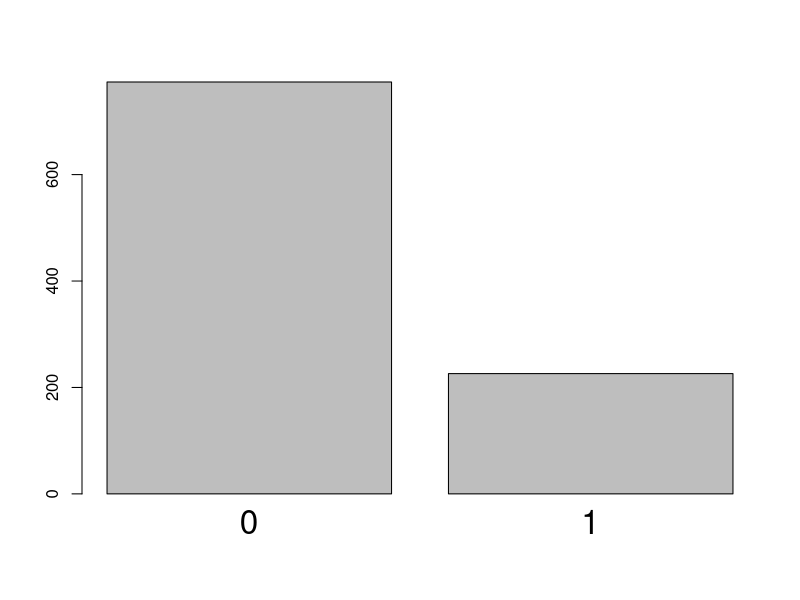
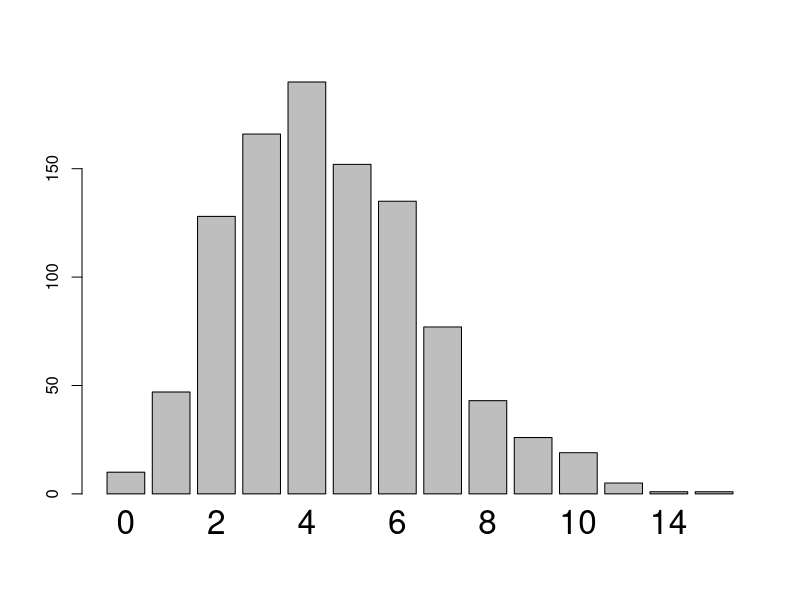
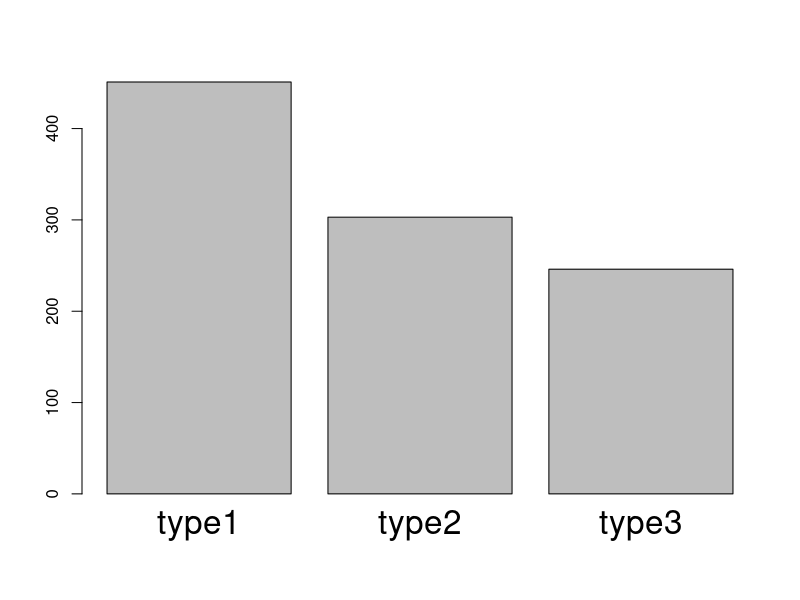
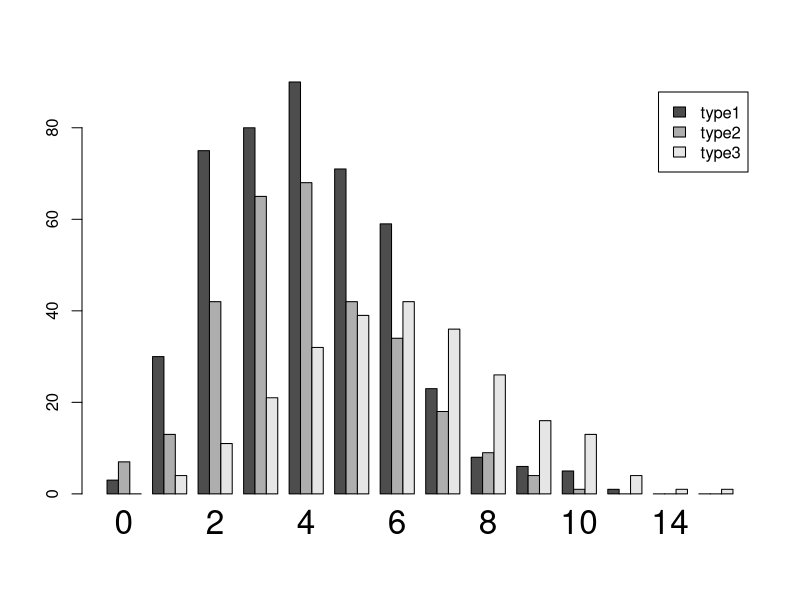
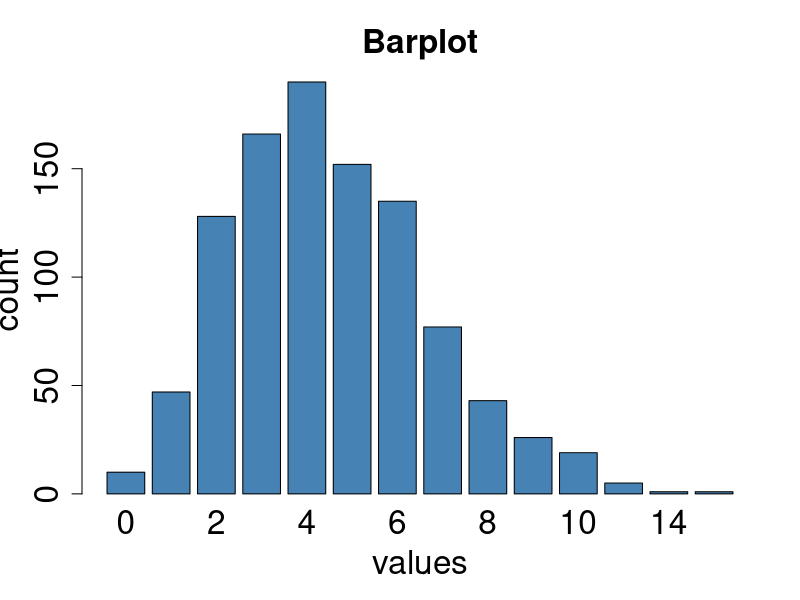
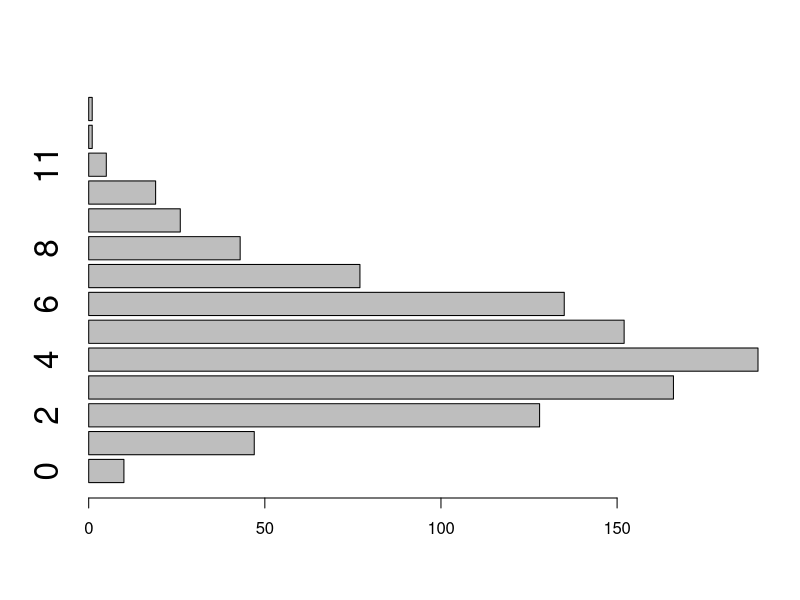
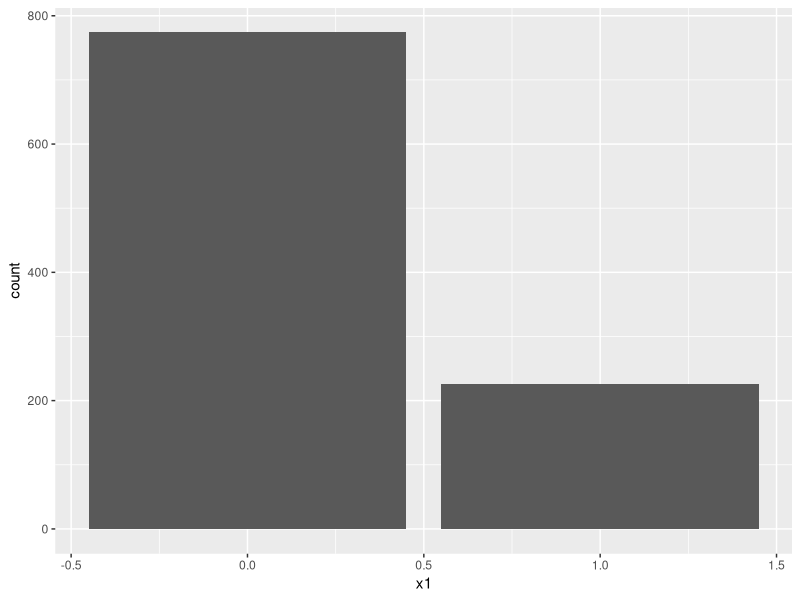
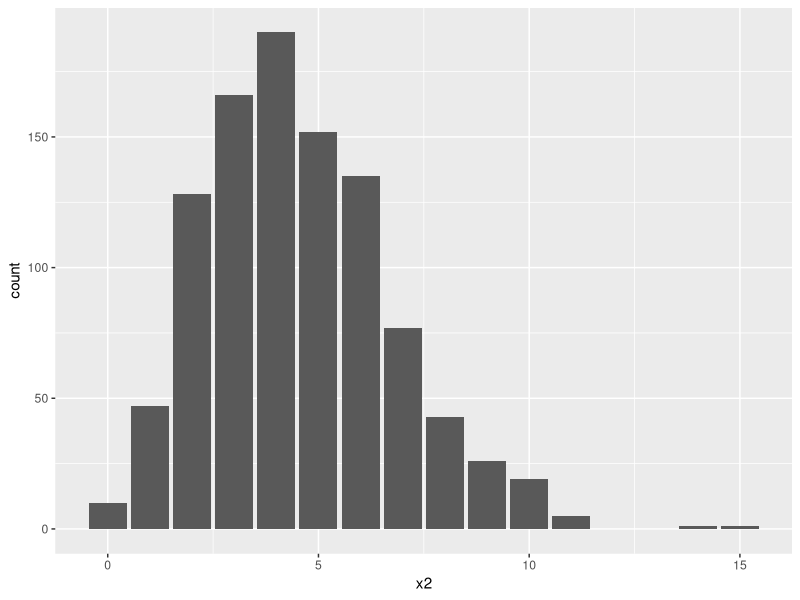

The R script that drew these images, in order:
## ---- chunk 1
knitr::opts_chunk$set(echo = TRUE, fig.width=16, fig.height=9, dpi=150, highlight=T)

require(tidyverse)
require(knitr)
require(gridExtra)
## ---- chunk 2
typesTmp<- paste(sep="","type",1:3)
type<-factor(sample(typesTmp,
                    size=1000,
                    replace=T,
                    prob=c(0.45,0.3,0.25)))
x1<-rbinom(1000,size=1,prob=0.25)
x2<-rpois(1000,lambda=ifelse(type=="type3",6,4))
dat<-data.frame(type,x1,x2)
## ---- chunk 3
barplot(table(dat$x1),cex.names=2)
barplot(table(dat$x2),cex.names=2)
barplot(table(dat$type),cex.names=2)

barplot(table(dat$type,dat$x2),
        beside=T,
        legend.text=levels(dat$type),
        cex.names=2)
## ---- chunk 4
barplot(table(dat$x2),
        col="steelblue",
        xlab="values",
        ylab="count",
        main="Barplot",
        cex.names=2,
        cex.axis=2,
        cex.lab=2,
        cex.main=2)

barplot(table(dat$x2),horiz=T,cex.names=2)
## ---- chunk 5
ggplot(data=dat,mapping=aes(x=x1)) +
  geom_bar()
ggplot(data=dat,mapping=aes(x=x2)) +
  geom_bar()
ggplot(data=dat,mapping=aes(x=type)) +
  geom_bar()

dat %>%
  count(type,x2) %>%
  complete(type,x2,fill=list(n=0)) %>%
  ggplot(mapping=aes(fill=type,y=n,x=x2)) +
  geom_bar(position="dodge",stat="identity") +
  theme(text = element_text(size=20))
## ---- chunk 6
ggplot(data=dat,mapping=aes(x=x2)) + 
  geom_bar() +
  coord_flip() +
  ggtitle("Barplot for variable x2") +
  xlab("values") +
  ylab("count") +
  theme(text = element_text(size=20))
## ---- chunk 7
g1<-qplot(dat$x1,geom="bar")
g2<-qplot(dat$x2,geom="bar")
g3<-qplot(dat$type,geom="bar")

grid.arrange(g1,g2,g3,nrow=1)
## ---- chunk 8
pie(table(dat$type))
## ---- chunk 9
ggplot(dat, mapping=aes(x=factor(1), fill=factor(type))) +
  geom_bar(width = 1) +
  coord_polar("y") + 
  xlab("") +
  theme_void()
## ---- chunk 10
dat<-mutate(dat,
            x3=ifelse(type=="type1",
                      rnorm(500,mean=-2),
                      ifelse(type=="type2",
                             rnorm(500,mean=2),
                             runif(500))))
## ---- chunk 11
hist(dat$x3)
hist(dat$x3,xlab="normal data",main="Histogram",col="grey",breaks=50)
hist(dat$x3,xlab="normal data",main="Histogram",col="grey",freq=F)
hist(dat$x3,xlab="normal data",main="Histogram",col="grey",xlim=c(-10,10))
## ---- chunk 12
ggplot(data=dat,mapping=aes(x=x3)) +
  geom_histogram()

ggplot(data=dat,mapping=aes(x=x3)) +
  geom_histogram(binwidth=0.1)

ggplot(data=dat,mapping=aes(x=x3,stat(density))) +
  geom_histogram(binwidth=0.15)

ggplot(data=dat,mapping=aes(x=x3,stat(density))) +
  geom_histogram(binwidth=0.15) +
  coord_cartesian(xlim = c(-10, 10)) +
  ggtitle("Histogram") +
  theme(text=element_text(size=24))
## ---- chunk 13
par(mfrow=c(1,2))

hist(dat$x3,xlab="normal data",main="Histogram",col="grey",freq=F,breaks=50)
lines(density(dat$x3,bw="SJ"))

h<-hist(dat$x3,breaks=50,plot=F)
col1<-col2rgb("steelblue"); col1<-rgb(col1[1],col1[2],col1[3],alpha=150,maxColorValue=255)
col2<-col2rgb("salmon"); col2<-rgb(col2[1],col2[2],col2[3],alpha=150,maxColorValue=255)
col3<-col2rgb("orange"); col3<-rgb(col3[1],col3[2],col3[3],alpha=150,maxColorValue=255)
hist(dat$x3[dat$type=="type1"],xlab="x3",main="",col=col1,breaks=h$breaks,ylim=range(h$counts))
hist(dat$x3[dat$type=="type2"],col=col2,breaks=h$breaks,add=T)
hist(dat$x3[dat$type=="type3"],col=col3,breaks=h$breaks,add=T)
legend(x="topright",col=c("steelblue","salmon","orange"),pch=15,cex=2,legend=levels(dat$type),bty="n")
## ---- chunk 14
g1<-ggplot(data=dat,mapping=aes(x=x3,stat(density))) +
  geom_histogram(binwidth=0.15) +
  geom_density(bw="SJ",col="blue",lwd=1)

g2<-ggplot(data=dat,mapping=aes(x=x3,fill=type)) +
  geom_histogram(binwidth=0.15,position="dodge")

grid.arrange(g1,g2,nrow=1)
## ---- chunk 15
boxplot(data=dat,x3~type)
boxplot(data=dat,x3~type,horizontal=T)
## ---- chunk 16
ggplot(data=dat,mapping=aes(x=type,y=x3)) +
  geom_boxplot()

ggplot(data=dat,mapping=aes(x=type,y=x3)) +
  geom_jitter(width=0.25,height=0) +
  geom_boxplot(alpha=0.5)

ggplot(data=dat,mapping=aes(x=type,y=x3)) +
  geom_boxplot() +
  coord_flip()
## ---- chunk 17
ggplot(data=dat,mapping=aes(x=type,y=x3,fill=type)) +
  geom_violin() +
  geom_boxplot(width=0.05, fill="white")
## ---- chunk 18
dat<-mutate(dat,x4=rnorm(nrow(dat),mean=x3))
## ---- chunk 19
plot(dat$x3,dat$x4)
plot(x4~x3,data=dat)
## ---- chunk 20
ggplot(data=dat,mapping=aes(x=x3,y=x4)) +
  geom_point()
## ---- chunk 21
plot(x4~x3,data=dat,main="scatterplot",
     col=c("steelblue","salmon","orange")[as.integer(dat$type)],pch=20)
abline(a=0,b=1,lty=2,lwd=2,col="darkgrey")
legend(x="topright",col=c("steelblue","salmon","orange"),pch=20,
       legend=levels(dat$type))
## ---- chunk 22
ggplot(data=dat,mapping=aes(x=x3,y=x4,col=type)) +
  geom_point() +
  geom_smooth() +
  scale_colour_manual(values=c("steelblue","salmon","orange"),
                      name="Type") +
  xlab("Variable x3") +
  ylab("Variable x4") +
  ggtitle("A covariation plot.") +
  theme_light() +
  theme(text=element_text(size=20))
## ---- chunk 23
beaver<-rbind(beaver1[beaver1$day==346,],beaver2[beaver2$day==307,])
beaver<-data.frame(
  name=c(rep("beaver1",sum(beaver1$day==346)),
         rep("beaver2",sum(beaver2$day==307))),beaver)
## ---- chunk 24
plot(temp~time,data=beaver[beaver$name=="beaver1",],type="l")
plot(temp~time,data=beaver,type="n",col="red",lwd=2)
lines(temp~time,data=beaver[beaver$name=="beaver1",],col="red",lwd=2)
lines(temp~time,data=beaver[beaver$name=="beaver2",],col="blue",lwd=2)
legend(x="bottomright",col=c("red","blue"),lwd=2,legend=c("beaver1","beaver2"))
## ---- chunk 25
beaver %>%
  filter(name=="beaver1") %>%
  ggplot(mapping=aes(x=time,y=temp)) +
    geom_line()

ggplot(data=beaver,mapping=aes(x=time,y=temp,colour=name)) +
  geom_line(lwd=2)
## ---- chunk 26
dmnds<-diamonds %>%
  count(cut,color)
## ---- chunk 27
ggplot(data=dmnds, mapping=aes(x=color,y=cut,fill=n)) + 
  geom_tile()
## ---- chunk 28
plotData<-matrix(nrow=length(unique(dmnds$cut)),ncol=length(unique(dmnds$color)))
rownames(plotData)<-unique(dmnds$cut)
colnames(plotData)<-unique(dmnds$color)
for(i in 1:nrow(plotData)){
  for(j in 1:ncol(plotData)){
    plotData[i,j]<-dmnds$n[dmnds$cut==rownames(plotData)[i] &
                           dmnds$color==colnames(plotData)[j]]
  }
}
image(t(plotData),axes=F,xlab="colour",ylab="cut")
axis(side=1,labels = colnames(plotData),at=seq(0,1,length=ncol(plotData)))
axis(side=2,labels=rownames(plotData),at=seq(0,1,length=nrow(plotData)))
## ---- chunk 29
dens<-function(x,y){
  return(
    0.35*dnorm(x)*dnorm(y,sd=1.5) + 
    0.65*dnorm(x,mean=2,sd=2)*dnorm(y,mean=3)
  )
}

x<-seq(-2.5,6.5,length=100)
y<-seq(-3,5.5,length=100)
densSurf<-matrix(nrow=100,ncol=100)

for(i in 1:100){
  for(j in 1:100){
    densSurf[i,j]<-dens(x=x[i],y=y[j])
  }
}

densSurf2<-expand.grid(x=x,y=y)
densSurf2$dens<-dens(x=densSurf2$x,y=densSurf2$y)
## ---- chunk 30
clrs<-colorRampPalette(c("blue","red","orange","yellow","white"))

image(densSurf,x=x,y=y,col=clrs(200))
contour(densSurf,x=x,y=y)
## ---- chunk 31
ggplot(data=densSurf2,mapping=aes(x=x,y=y,z=dens)) +
  geom_contour()
## ---- chunk 32
library(MASS) 
X <- mvrnorm(1000, mu=c(1,3), Sigma=matrix(c(1,0.7,0.7,1), ncol=2))
## ---- chunk 33
z <- kde2d(X[,1], X[,2], n=50)
plot(X, xlab="y", ylab="x",pch=19,cex=0.75)
contour(z, drawlabels=FALSE, nlevels=11,col=clrs(14), add=TRUE)
## ---- chunk 34
X<-data.frame(x=X[,1],y=X[,2])

ggplot(data=X,mapping=aes(x=x,y=y)) +
  geom_point() +
  geom_density_2d()
## ---- chunk 35
par(mfrow=c(2,3))

myPlotFun<-function(lab){
  plot(0:1,0:1,type="n",axes=F,xlab="",ylab="")
  polygon(x=c(0,1,1,0),y=c(0,0,1,1),col="darkgrey",border=NA)
  text(x=0.5,y=0.5,adj=c(0.5,0.5),font=2,cex=3,lab)
}

for(i in 1:6){
  myPlotFun(paste("Plot",i))
}
## ---- chunk 36
myGgplotFun<-function(lab){
  ggplot(data=data.frame(x=0:1,y=0:1),mapping=aes(x=x,y=y)) +
  theme(panel.background=element_rect(fill="darkgrey")) +
  xlab("") + ylab("") + ggtitle(lab)
}

g1<-myGgplotFun("Plot 1")
g2<-myGgplotFun("Plot 2")
g3<-myGgplotFun("Plot 3")
g4<-myGgplotFun("Plot 4")

grid.arrange(g1,g2,g3,g4,nrow=2)
